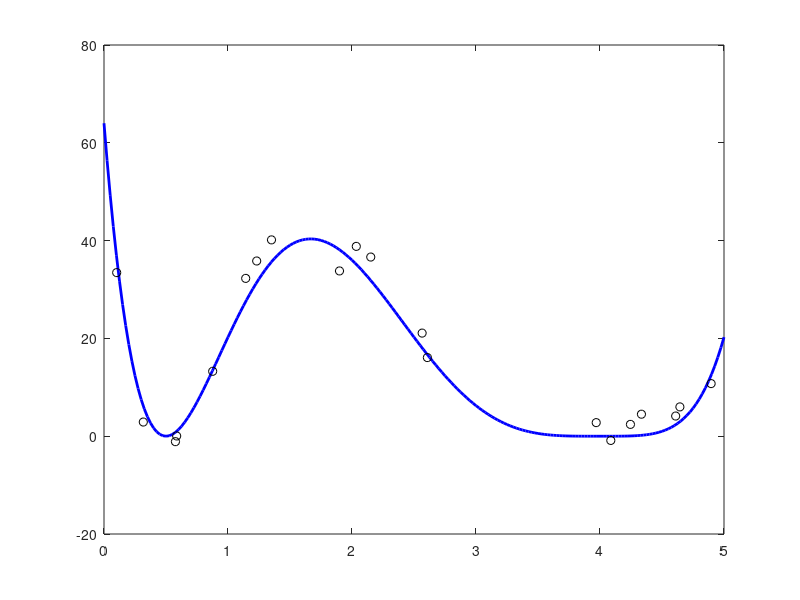

Write MATLAB code to recreate this figure. (Note: this script raises an error after producing the figure.)
f = @(x) (x-4)^4 * (x-0.5)^2;
x0 = linspace(0,5,201);
y0 = arrayfun(f,x0);

plot(x0,y0,'-b', 'linewidth', 2)


m = 20;
x = 5*rand(m,1);
y = arrayfun(f,x) + 3*randn(m,1);
hold on
plot(x,y,'ok')
hold off

a = lsq(x,y,6);
pred_y = polyval(a, x0);
hold on
plot(x0, pred_y, '--r', 'linewidth', 2);
hold off
xlabel('x')
ylabel('y')
title('Fitted least squares solution')
%saveas(gcf, 'polyfit.png')